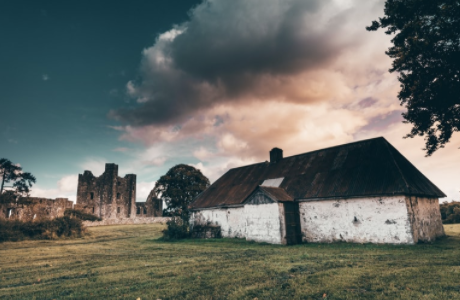
#> input picture tutcode/tree.png, 460 x 300 px, found by its file name
$ python otsuandriddler.py   (older library calls are emulated)
#> lines starting #> are read from the running program, lines starting #| are printed output that depends on the picture; after the words box and inside, x2 and y2 are one past the last pixel; in counts of white or black regions, pixels touching at a corner belong together
import numpy as np
import argparse
import mahotas
import cv2

ap = argparse.ArgumentParser()
ap.add_argument("-i", "--vbkijdsnje", default = "/Users/nicholasliu/Documents/adhoncs/Q1tutorial/tutcode/tree.png")
#its a dictionary
args = vars(ap.parse_args())

image = cv2.imread(args["vbkijdsnje"])
#> image is the input picture: shape (300, 460, 3); mean B, G, R 100, 105.4, 101.2
image = cv2.cvtColor(image, cv2.COLOR_BGR2GRAY)
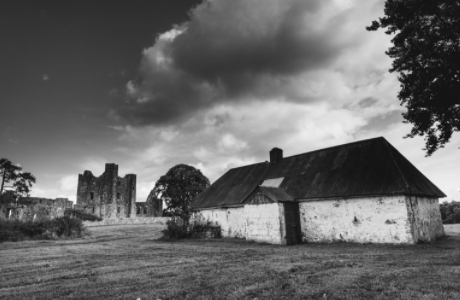
#> image: shape (300, 460); min 17, max 248, mean 103.5
blurred = cv2.GaussianBlur(image, (5, 5), 0)
cv2.imshow("Image", image)

#this method finds the T value for us
T = mahotas.thresholding.otsu(blurred)
#> T = 126
print("Otsu's threshold: {}".format(T))
#| Otsu's threshold: 126

thresh = image.copy()
#any pixel more than T becomes white
thresh[thresh > T] = 255
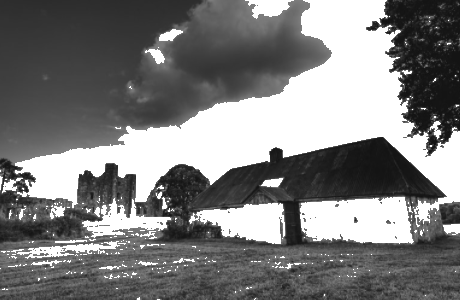
#> thresh: shape (300, 460); min 17, max 255, mean 125.3
#any other pixel becomes black
thresh[thresh < 255] = 0
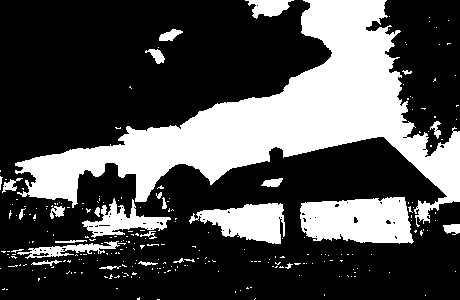
#> thresh: shape (300, 460); 29.9% white; 255 white regions (228 under 20 px), largest, box (x1, y1, x2, y2) and area: (15, 0, 460, 227) 29861, (300, 197, 414, 244) 4334, (189, 203, 285, 244) 2381
#inverts the colors
thresh = cv2.bitwise_not(thresh)
cv2.imshow("Otsu", thresh)

#same thing but with riddler calvard method
#> (the run stopped early here; a loop or call above may not have finished)

$ run again, with tutcode/coins.png copied over tutcode/tree.png
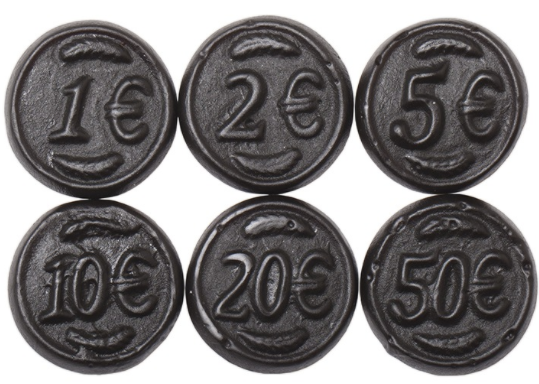
#> input picture tutcode/coins.png, 539 x 384 px, found by its file name
#> image is the input picture: shape (384, 539, 3); mean B, G, R 124.6, 124.1, 126.9
#> image: shape (384, 539)
#> `blurred = cv2.GaussianBlur(image, (5, 5), 0)`:
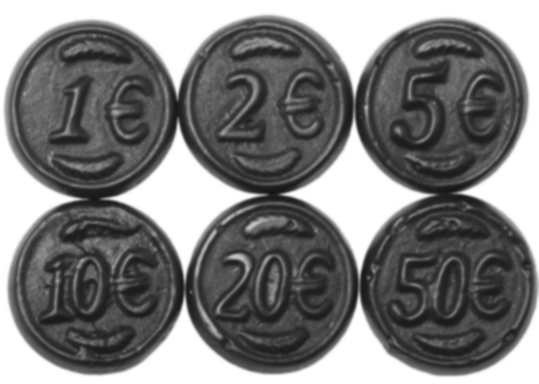
#> blurred: shape (384, 539); min 23, max 255, mean 125
#> T = 160
#| Otsu's threshold: 160
#> `thresh[thresh < 255] = 0`:
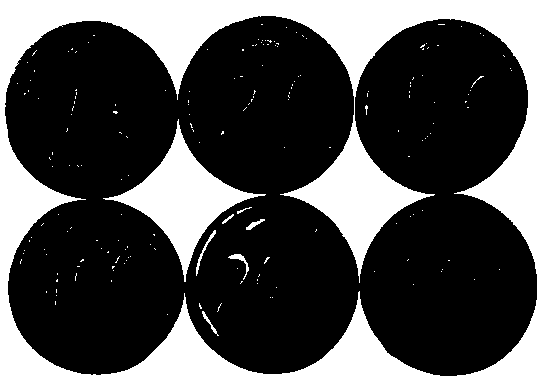
#> thresh: shape (384, 539); 29.8% white; 184 white regions (175 under 20 px), largest, box (x1, y1, x2, y2) and area: (0, 0, 539, 384) 53665, (103, 119, 266, 282) 7029, (196, 230, 216, 276) 124
